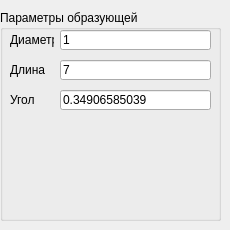
           <widget class="QWidget" name="page_2">
            <widget class="QGroupBox" name="coneRBGroupBox">
             <property name="geometry">
              <rect>
               <x>0</x>
               <y>10</y>
               <width>221</width>
               <height>211</height>
              </rect>
             </property>
             <property name="title">
              <string>Параметры образующей</string>
             </property>
             <widget class="QLabel" name="label_44">
              <property name="geometry">
               <rect>
                <x>10</x>
                <y>20</y>
                <width>44</width>
                <height>20</height>
               </rect>
              </property>
              <property name="text">
               <string>Диаметр</string>
              </property>
             </widget>
             <widget class="QLineEdit" name="formingConeRBDiameterLineEdit">
              <property name="geometry">
               <rect>
                <x>60</x>
                <y>20</y>
                <width>151</width>
                <height>20</height>
               </rect>
              </property>
              <property name="text">
               <string>1</string>
              </property>
             </widget>
             <widget class="QLineEdit" name="formingConeRBLengthLineEdit">
              <property name="geometry">
               <rect>
                <x>60</x>
                <y>50</y>
                <width>151</width>
                <height>20</height>
               </rect>
              </property>
              <property name="text">
               <string>7</string>
              </property>
             </widget>
             <widget class="QLabel" name="label_45">
              <property name="geometry">
               <rect>
                <x>10</x>
                <y>50</y>
                <width>44</width>
                <height>20</height>
               </rect>
              </property>
              <property name="text">
               <string>Длина</string>
              </property>
             </widget>
             <widget class="QLabel" name="label_46">
              <property name="geometry">
               <rect>
                <x>10</x>
                <y>80</y>
                <width>44</width>
                <height>20</height>
               </rect>
              </property>
              <property name="text">
               <string>Угол</string>
              </property>
             </widget>
             <widget class="QLineEdit" name="formingConeRBAngleLineEdit">
              <property name="geometry">
               <rect>
                <x>60</x>
                <y>80</y>
                <width>151</width>
                <height>20</height>
               </rect>
              </property>
              <property name="text">
               <string>0.34906585039</string>
              </property>
             </widget>
            </widget>
           </widget>
